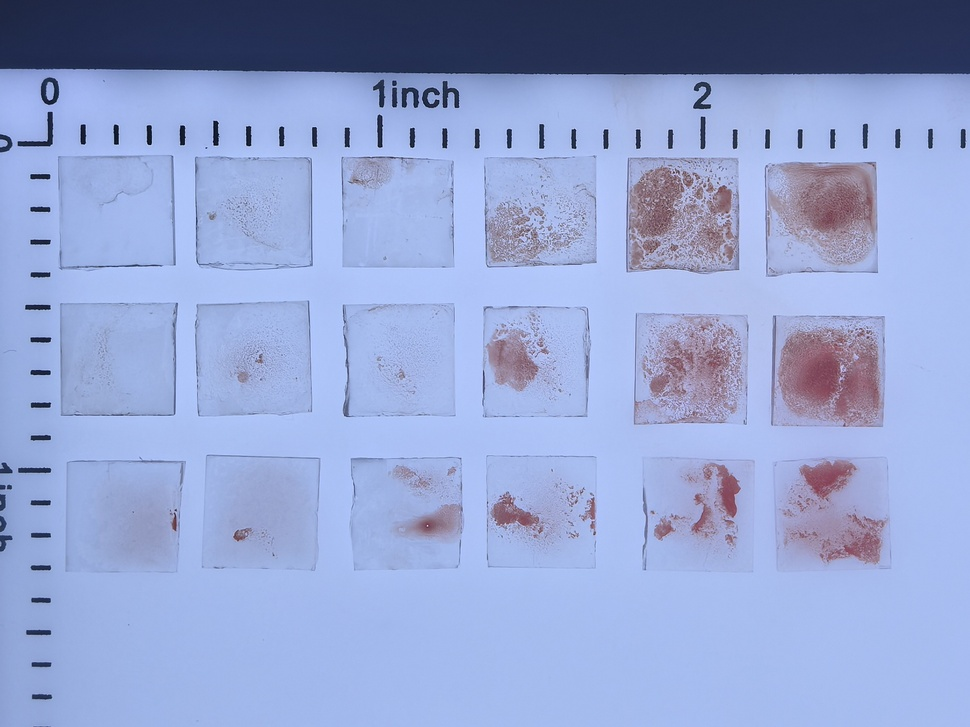
#> input picture input/3192339c345b5fc6626cf48846d5051b.JPG, 970 x 727 px, shrunk from 1835 x 1375 before the run
$ python analyze.py input/3192339c345b5fc6626cf48846d5051b.JPG
#> lines starting #> are read from the running program, lines starting #| are printed output that depends on the picture
#!/usr/bin/env python3
"""
Coagulation Analysis — Direct measurement of pre-cropped cell images.
ImageJ workflow: 8-bit → Invert → Measure Mean (whole image)

Usage:
  python3 analyze.py image.jpg
  python3 analyze.py folder/ --watch   # auto-process new images dropped in folder
  python3 analyze.py folder/ --batch   # batch-process all images in folder
"""
import sys, os, json, glob, time, argparse
import numpy as np
import cv2

def analyze_image(image_path):
    """ImageJ: 8-bit → invert → measure whole image."""
    img = cv2.imread(image_path)
#> img is the input picture: shape (727, 970, 3); mean B, G, R 209.6, 163.7, 147.7
    if img is None:
        return None
    # ImageJ-exact grayscale: 0.299*R + 0.587*G + 0.114*B
    b, g, r = img[:,:,0].astype(np.float32), img[:,:,1].astype(np.float32), img[:,:,2].astype(np.float32)
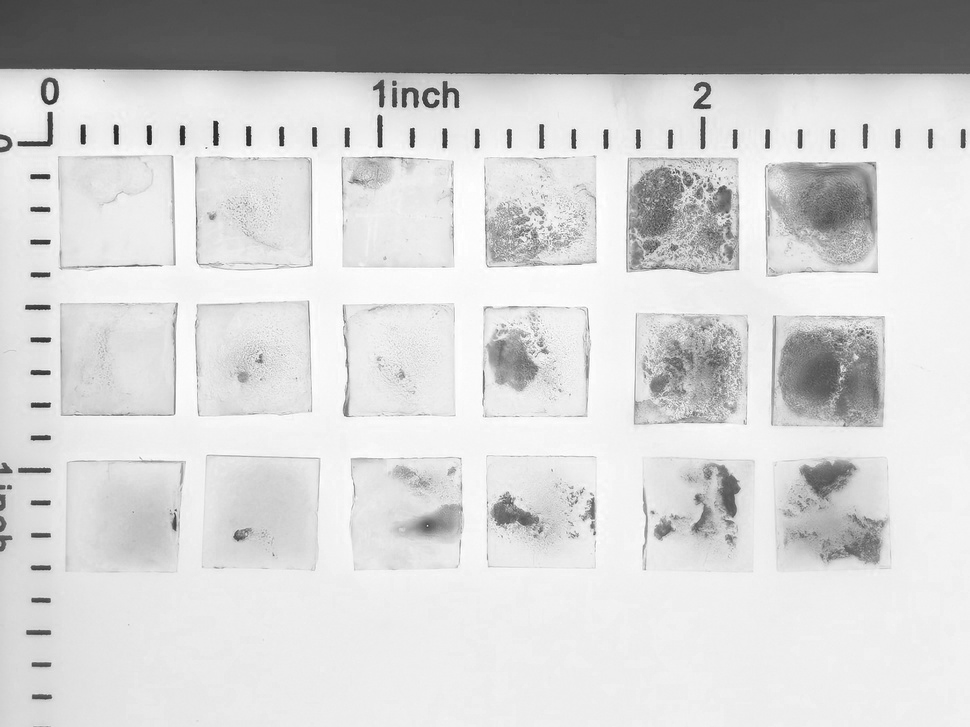
#> b: shape (727, 970) float32; min 21, max 255, mean 209.6
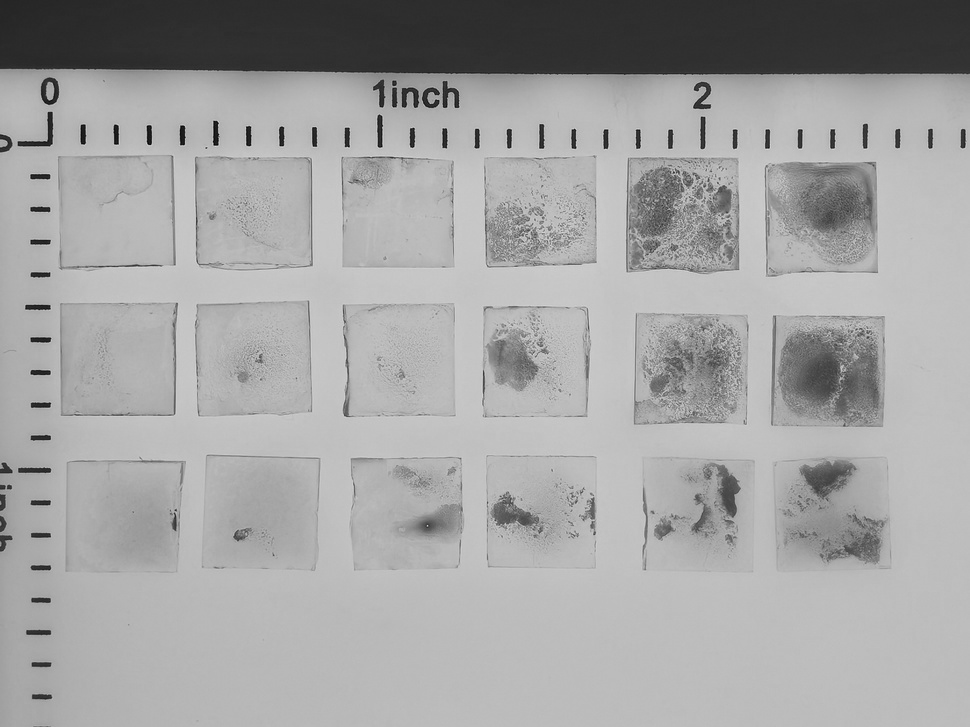
#> g: shape (727, 970) float32; min 0, max 219, mean 163.7
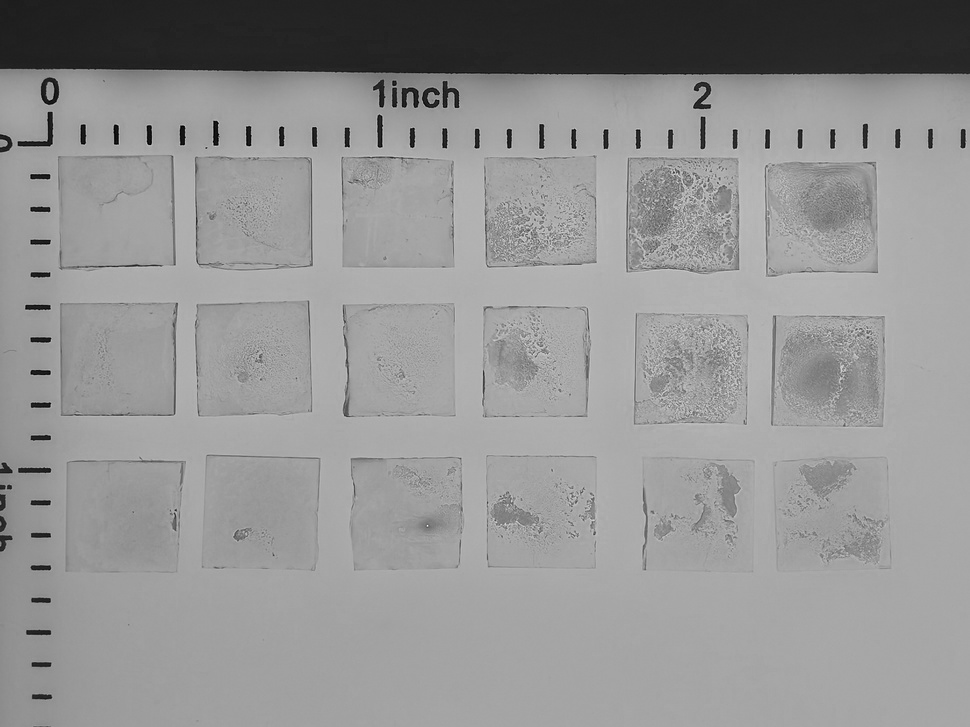
#> r: shape (727, 970) float32; min 0, max 248, mean 147.7
    gray = np.clip(0.114*b + 0.587*g + 0.299*r, 0, 255).astype(np.uint8)
    inverted = cv2.bitwise_not(gray)
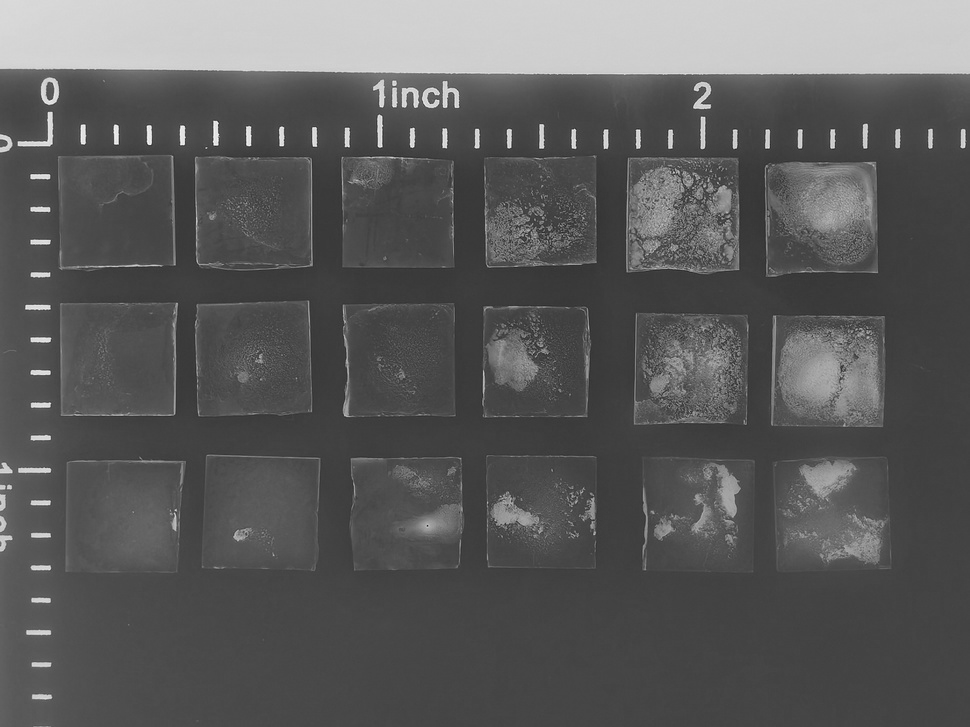
#> inverted: shape (727, 970); min 35, max 253, mean 91.2

    mean_val = float(np.mean(inverted))
#> mean_val = 91.24
    median_val = float(np.median(inverted))
#> median_val = 73
    std_val = float(np.std(inverted))
#> std_val = 44.26
    return {
        "mean": round(mean_val, 2),
        "median": round(median_val, 2),
        "std": round(std_val, 2),
        "min": int(np.min(inverted)),
        "max": int(np.max(inverted)),
    }

def main():
    parser = argparse.ArgumentParser(description="Coagulation: direct square analysis (no ROI)")
    parser.add_argument("path", help="Image file or folder")
    parser.add_argument("--batch", action="store_true", help="Process all images in folder")
    parser.add_argument("--watch", action="store_true", help="Watch folder, auto-process new images")
    args = parser.parse_args()

    # Collect images
    if os.path.isdir(args.path):
        folder = os.path.abspath(args.path)
        if args.watch:
            print(f"Watching: {folder}/")
            print("Drop cropped square images → auto-analyze. Ctrl+C to stop.\n")
            processed = set()
            while True:
                current = set(glob.glob(os.path.join(folder, "*.jpg")) +
                             glob.glob(os.path.join(folder, "*.JPG")) +
                             glob.glob(os.path.join(folder, "*.png")) +
                             glob.glob(os.path.join(folder, "*.PNG")))
                for p in sorted(current - processed):
                    r = analyze_image(p)
                    if r:
                        print(f"[{os.path.basename(p)}] mean={r['mean']:.1f} median={r['median']:.1f} std={r['std']:.1f}")
                    processed.add(p)
                time.sleep(1)
        elif args.batch:
            images = sorted(glob.glob(os.path.join(folder, "*.jpg")) +
                           glob.glob(os.path.join(folder, "*.JPG")) +
                           glob.glob(os.path.join(folder, "*.png")) +
                           glob.glob(os.path.join(folder, "*.PNG")))
            if not images:
                print("No images found")
                return
            all_results = []
            print(f"{'File':<40s} {'Mean':>8s} {'Median':>8s} {'Std':>8s}")
            print("-" * 66)
            for p in images:
                r = analyze_image(p)
                if r:
                    name = os.path.basename(p)[:38]
                    print(f"{name:<40s} {r['mean']:>8.1f} {r['median']:>8.1f} {r['std']:>8.1f}")
                    all_results.append({"file": name, **r})
            # Save CSV
            csv_path = os.path.join(folder, "results.csv")
            with open(csv_path, "w") as f:
                f.write("file,mean,median,std,min,max\n")
                for r in all_results:
                    f.write(f"{r['file']},{r['mean']},{r['median']},{r['std']},{r['min']},{r['max']}\n")
            print(f"\nSaved: {csv_path}")
        else:
            print("Use --batch or --watch with a folder")
    else:
        r = analyze_image(args.path)
#> r = {'mean': 91.24, 'median': 73, 'std': 44.26, 'min': 35, 'max': 253}
        if r:
            print(f"Mean={r['mean']:.1f} Median={r['median']:.1f} Std={r['std']:.1f}")
#| Mean=91.2 Median=73.0 Std=44.3

if __name__ == "__main__":
    main()
